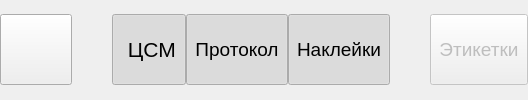
    <widget class="QFrame" name="frButton">
     <layout class="QHBoxLayout" name="hlButton">
      <property name="spacing">
       <number>0</number>
      </property>
      <property name="margin">
       <number>0</number>
      </property>
      <item>
       <widget class="QToolButton" name="btnStart">
        <property name="focusPolicy">
         <enum>Qt::NoFocus</enum>
        </property>
        <property name="text">
         <string/>
        </property>
        <property name="icon">
         <iconset resource="ico_64.qrc">
          <normaloff>:/ico/ico/Play_Red_128.png</normaloff>
          <activeon>:/ico/ico/Pause_64.png</activeon>:/ico/ico/Play_Red_128.png</iconset>
        </property>
        <property name="iconSize">
         <size>
          <width>64</width>
          <height>64</height>
         </size>
        </property>
        <property name="checkable">
         <bool>true</bool>
        </property>
       </widget>
      </item>
      <item>
       <spacer name="horizontalSpacer_3">
        <property name="orientation">
         <enum>Qt::Horizontal</enum>
        </property>
        <property name="sizeHint" stdset="0">
         <size>
          <width>40</width>
          <height>20</height>
         </size>
        </property>
       </spacer>
      </item>
      <item>
       <widget class="QToolButton" name="btnSupervisorReport">
        <property name="minimumSize">
         <size>
          <width>0</width>
          <height>71</height>
         </size>
        </property>
        <property name="font">
         <font>
          <pointsize>16</pointsize>
         </font>
        </property>
        <property name="focusPolicy">
         <enum>Qt::NoFocus</enum>
        </property>
        <property name="text">
         <string> ЦСМ</string>
        </property>
        <property name="icon">
         <iconset resource="ico_64.qrc">
          <normaloff>:/ico/ico/cross_grey_64.png</normaloff>
          <normalon>:/ico/ico/tick_64.png</normalon>:/ico/ico/cross_grey_64.png</iconset>
        </property>
        <property name="iconSize">
         <size>
          <width>48</width>
          <height>48</height>
         </size>
        </property>
        <property name="checkable">
         <bool>true</bool>
        </property>
        <property name="checked">
         <bool>true</bool>
        </property>
        <property name="toolButtonStyle">
         <enum>Qt::ToolButtonTextBesideIcon</enum>
        </property>
       </widget>
      </item>
      <item>
       <widget class="QToolButton" name="btnCheckReport">
        <property name="minimumSize">
         <size>
          <width>0</width>
          <height>71</height>
         </size>
        </property>
        <property name="font">
         <font>
          <pointsize>14</pointsize>
         </font>
        </property>
        <property name="focusPolicy">
         <enum>Qt::NoFocus</enum>
        </property>
        <property name="text">
         <string>Протокол</string>
        </property>
        <property name="icon">
         <iconset resource="ico_64.qrc">
          <normaloff>:/ico/ico/cross_grey_64.png</normaloff>
          <normalon>:/ico/ico/tick_64.png</normalon>:/ico/ico/cross_grey_64.png</iconset>
        </property>
        <property name="iconSize">
         <size>
          <width>48</width>
          <height>48</height>
         </size>
        </property>
        <property name="checkable">
         <bool>true</bool>
        </property>
        <property name="checked">
         <bool>true</bool>
        </property>
        <property name="toolButtonStyle">
         <enum>Qt::ToolButtonTextBesideIcon</enum>
        </property>
       </widget>
      </item>
      <item>
       <widget class="QToolButton" name="btnTicketMatrix">
        <property name="minimumSize">
         <size>
          <width>0</width>
          <height>71</height>
         </size>
        </property>
        <property name="font">
         <font>
          <pointsize>14</pointsize>
         </font>
        </property>
        <property name="focusPolicy">
         <enum>Qt::NoFocus</enum>
        </property>
        <property name="text">
         <string>Наклейки</string>
        </property>
        <property name="icon">
         <iconset resource="ico_64.qrc">
          <normaloff>:/ico/ico/cross_grey_64.png</normaloff>
          <normalon>:/ico/ico/tick_64.png</normalon>:/ico/ico/cross_grey_64.png</iconset>
        </property>
        <property name="iconSize">
         <size>
          <width>48</width>
          <height>48</height>
         </size>
        </property>
        <property name="checkable">
         <bool>true</bool>
        </property>
        <property name="checked">
         <bool>true</bool>
        </property>
        <property name="toolButtonStyle">
         <enum>Qt::ToolButtonTextBesideIcon</enum>
        </property>
       </widget>
      </item>
      <item>
       <spacer name="horizontalSpacer_6">
        <property name="orientation">
         <enum>Qt::Horizontal</enum>
        </property>
        <property name="sizeHint" stdset="0">
         <size>
          <width>40</width>
          <height>20</height>
         </size>
        </property>
       </spacer>
      </item>
      <item>
       <widget class="QToolButton" name="btnStickers">
        <property name="enabled">
         <bool>false</bool>
        </property>
        <property name="minimumSize">
         <size>
          <width>0</width>
          <height>71</height>
         </size>
        </property>
        <property name="font">
         <font>
          <pointsize>14</pointsize>
         </font>
        </property>
        <property name="focusPolicy">
         <enum>Qt::NoFocus</enum>
        </property>
        <property name="text">
         <string>Этикетки</string>
        </property>
        <property name="iconSize">
         <size>
          <width>48</width>
          <height>48</height>
         </size>
        </property>
        <property name="checkable">
         <bool>false</bool>
        </property>
        <property name="checked">
         <bool>false</bool>
        </property>
        <property name="toolButtonStyle">
         <enum>Qt::ToolButtonTextBesideIcon</enum>
        </property>
       </widget>
      </item>
     </layout>
    </widget>
